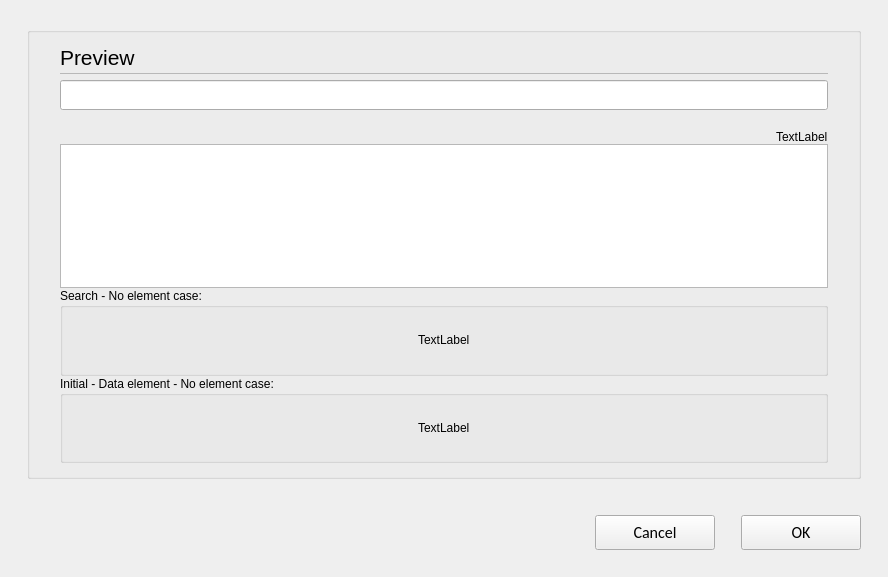
<?xml version="1.0" encoding="UTF-8"?>
<ui version="4.0">
 <class>C_SdNdeDbSelectDataPools</class>
 <widget class="QWidget" name="C_SdNdeDbSelectDataPools">
  <property name="geometry">
   <rect>
    <x>0</x>
    <y>0</y>
    <width>888</width>
    <height>577</height>
   </rect>
  </property>
  <property name="windowTitle">
   <string>C_SdNdeDbSelectDataPools</string>
  </property>
  <layout class="QVBoxLayout" name="verticalLayout">
   <property name="leftMargin">
    <number>27</number>
   </property>
   <property name="topMargin">
    <number>27</number>
   </property>
   <property name="rightMargin">
    <number>27</number>
   </property>
   <property name="bottomMargin">
    <number>0</number>
   </property>
   <item>
    <widget class="stw::opensyde_gui_elements::C_OgeGbx" name="pc_GroupBoxGeneral_5">
     <property name="title">
      <string/>
     </property>
     <layout class="QVBoxLayout" name="verticalLayout_6">
      <property name="spacing">
       <number>0</number>
      </property>
      <property name="leftMargin">
       <number>30</number>
      </property>
      <property name="rightMargin">
       <number>30</number>
      </property>
      <property name="bottomMargin">
       <number>13</number>
      </property>
      <item>
       <layout class="QHBoxLayout" name="horizontalLayout_7" stretch="0,1">
        <property name="spacing">
         <number>6</number>
        </property>
        <item>
         <widget class="stw::opensyde_gui_elements::C_OgeLabHeadingGroupBold" name="pc_LabelHeadingPreview">
          <property name="minimumSize">
           <size>
            <width>0</width>
            <height>30</height>
           </size>
          </property>
          <property name="maximumSize">
           <size>
            <width>16777215</width>
            <height>30</height>
           </size>
          </property>
          <property name="font">
           <font>
            <family>Segoe UI</family>
            <pointsize>16</pointsize>
           </font>
          </property>
          <property name="text">
           <string>Preview</string>
          </property>
         </widget>
        </item>
        <item>
         <spacer name="horizontalSpacer_10">
          <property name="orientation">
           <enum>Qt::Horizontal</enum>
          </property>
          <property name="sizeHint" stdset="0">
           <size>
            <width>40</width>
            <height>1</height>
           </size>
          </property>
         </spacer>
        </item>
       </layout>
      </item>
      <item>
       <layout class="QHBoxLayout" name="horizontalLayout_20" stretch="0">
        <property name="spacing">
         <number>0</number>
        </property>
        <property name="topMargin">
         <number>1</number>
        </property>
        <property name="rightMargin">
         <number>0</number>
        </property>
        <property name="bottomMargin">
         <number>0</number>
        </property>
        <item>
         <widget class="stw::opensyde_gui_elements::C_OgeFraSeparator" name="pc_Frame_3">
          <property name="minimumSize">
           <size>
            <width>0</width>
            <height>1</height>
           </size>
          </property>
          <property name="maximumSize">
           <size>
            <width>16777215</width>
            <height>1</height>
           </size>
          </property>
          <property name="frameShape">
           <enum>QFrame::StyledPanel</enum>
          </property>
          <property name="frameShadow">
           <enum>QFrame::Raised</enum>
          </property>
         </widget>
        </item>
       </layout>
      </item>
      <item>
       <spacer name="verticalSpacer_6">
        <property name="orientation">
         <enum>Qt::Vertical</enum>
        </property>
        <property name="sizeType">
         <enum>QSizePolicy::Fixed</enum>
        </property>
        <property name="sizeHint" stdset="0">
         <size>
          <width>6</width>
          <height>6</height>
         </size>
        </property>
       </spacer>
      </item>
      <item>
       <widget class="stw::opensyde_gui_elements::C_OgeLeProperties" name="pc_LineEditSearch">
        <property name="minimumSize">
         <size>
          <width>0</width>
          <height>30</height>
         </size>
        </property>
        <property name="maximumSize">
         <size>
          <width>16777215</width>
          <height>30</height>
         </size>
        </property>
       </widget>
      </item>
      <item>
       <layout class="QHBoxLayout" name="horizontalLayout_3">
        <property name="topMargin">
         <number>20</number>
        </property>
        <item>
         <spacer name="horizontalSpacer_7">
          <property name="orientation">
           <enum>Qt::Horizontal</enum>
          </property>
          <property name="sizeHint" stdset="0">
           <size>
            <width>1</width>
            <height>10</height>
           </size>
          </property>
         </spacer>
        </item>
        <item>
         <widget class="stw::opensyde_gui_elements::C_OgeLabGroupItem" name="pc_LabelSelection">
          <property name="text">
           <string>TextLabel</string>
          </property>
         </widget>
        </item>
       </layout>
      </item>
      <item>
       <widget class="stw::opensyde_gui::C_TblTreDataElementView" name="pc_TreeView"/>
      </item>
      <item>
       <widget class="stw::opensyde_gui_elements::C_OgeGbxTransparent" name="pc_GroupBoxSearchNoElementsFound">
        <property name="title">
         <string>Search - No element case:</string>
        </property>
        <layout class="QHBoxLayout" name="horizontalLayout">
         <item>
          <spacer name="horizontalSpacer">
           <property name="orientation">
            <enum>Qt::Horizontal</enum>
           </property>
           <property name="sizeHint" stdset="0">
            <size>
             <width>259</width>
             <height>20</height>
            </size>
           </property>
          </spacer>
         </item>
         <item>
          <layout class="QVBoxLayout" name="verticalLayout_2">
           <item>
            <spacer name="verticalSpacer">
             <property name="orientation">
              <enum>Qt::Vertical</enum>
             </property>
             <property name="sizeHint" stdset="0">
              <size>
               <width>20</width>
               <height>40</height>
              </size>
             </property>
            </spacer>
           </item>
           <item>
            <widget class="stw::opensyde_gui_elements::C_OgeLabGroupItem" name="pc_LabelSearchNoElementsFound">
             <property name="text">
              <string>TextLabel</string>
             </property>
            </widget>
           </item>
           <item>
            <spacer name="verticalSpacer_2">
             <property name="orientation">
              <enum>Qt::Vertical</enum>
             </property>
             <property name="sizeHint" stdset="0">
              <size>
               <width>20</width>
               <height>40</height>
              </size>
             </property>
            </spacer>
           </item>
          </layout>
         </item>
         <item>
          <spacer name="horizontalSpacer_2">
           <property name="orientation">
            <enum>Qt::Horizontal</enum>
           </property>
           <property name="sizeHint" stdset="0">
            <size>
             <width>259</width>
             <height>20</height>
            </size>
           </property>
          </spacer>
         </item>
        </layout>
       </widget>
      </item>
      <item>
       <widget class="stw::opensyde_gui_elements::C_OgeGbxTransparent" name="pc_GroupBoxInitialDataElementNoElements">
        <property name="title">
         <string>Initial - Data element - No element case:</string>
        </property>
        <layout class="QHBoxLayout" name="horizontalLayout_4">
         <item>
          <spacer name="horizontalSpacer_8">
           <property name="orientation">
            <enum>Qt::Horizontal</enum>
           </property>
           <property name="sizeHint" stdset="0">
            <size>
             <width>259</width>
             <height>20</height>
            </size>
           </property>
          </spacer>
         </item>
         <item>
          <layout class="QVBoxLayout" name="verticalLayout_7">
           <item>
            <spacer name="verticalSpacer_5">
             <property name="orientation">
              <enum>Qt::Vertical</enum>
             </property>
             <property name="sizeHint" stdset="0">
              <size>
               <width>20</width>
               <height>40</height>
              </size>
             </property>
            </spacer>
           </item>
           <item>
            <widget class="stw::opensyde_gui_elements::C_OgeLabGroupItem" name="pc_LabelInitialDataElementsNoElements">
             <property name="text">
              <string>TextLabel</string>
             </property>
            </widget>
           </item>
           <item>
            <spacer name="verticalSpacer_8">
             <property name="orientation">
              <enum>Qt::Vertical</enum>
             </property>
             <property name="sizeHint" stdset="0">
              <size>
               <width>20</width>
               <height>40</height>
              </size>
             </property>
            </spacer>
           </item>
          </layout>
         </item>
         <item>
          <spacer name="horizontalSpacer_11">
           <property name="orientation">
            <enum>Qt::Horizontal</enum>
           </property>
           <property name="sizeHint" stdset="0">
            <size>
             <width>259</width>
             <height>20</height>
            </size>
           </property>
          </spacer>
         </item>
        </layout>
       </widget>
      </item>
     </layout>
    </widget>
   </item>
   <item>
    <spacer name="pc_VerticalSpacerButtonsObove">
     <property name="orientation">
      <enum>Qt::Vertical</enum>
     </property>
     <property name="sizeType">
      <enum>QSizePolicy::Fixed</enum>
     </property>
     <property name="sizeHint" stdset="0">
      <size>
       <width>20</width>
       <height>30</height>
      </size>
     </property>
    </spacer>
   </item>
   <item>
    <layout class="QHBoxLayout" name="horizontalLayout_22">
     <item>
      <spacer name="horizontalSpacer_9">
       <property name="orientation">
        <enum>Qt::Horizontal</enum>
       </property>
       <property name="sizeHint" stdset="0">
        <size>
         <width>40</width>
         <height>20</height>
        </size>
       </property>
      </spacer>
     </item>
     <item>
      <widget class="stw::opensyde_gui_elements::C_OgePubCancel" name="pc_PushButtonCancel">
       <property name="minimumSize">
        <size>
         <width>120</width>
         <height>35</height>
        </size>
       </property>
       <property name="maximumSize">
        <size>
         <width>120</width>
         <height>35</height>
        </size>
       </property>
       <property name="font">
        <font>
         <family>Calibri</family>
         <pointsize>12</pointsize>
        </font>
       </property>
       <property name="text">
        <string>Cancel</string>
       </property>
      </widget>
     </item>
     <item>
      <spacer name="horizontalSpacer_4">
       <property name="orientation">
        <enum>Qt::Horizontal</enum>
       </property>
       <property name="sizeType">
        <enum>QSizePolicy::Fixed</enum>
       </property>
       <property name="sizeHint" stdset="0">
        <size>
         <width>20</width>
         <height>20</height>
        </size>
       </property>
      </spacer>
     </item>
     <item>
      <widget class="stw::opensyde_gui_elements::C_OgePubDialog" name="pc_PushButtonOk">
       <property name="minimumSize">
        <size>
         <width>120</width>
         <height>35</height>
        </size>
       </property>
       <property name="maximumSize">
        <size>
         <width>120</width>
         <height>35</height>
        </size>
       </property>
       <property name="font">
        <font>
         <family>Calibri</family>
         <pointsize>12</pointsize>
        </font>
       </property>
       <property name="text">
        <string>OK</string>
       </property>
      </widget>
     </item>
    </layout>
   </item>
   <item>
    <spacer name="verticalSpacer_7">
     <property name="orientation">
      <enum>Qt::Vertical</enum>
     </property>
     <property name="sizeType">
      <enum>QSizePolicy::Fixed</enum>
     </property>
     <property name="sizeHint" stdset="0">
      <size>
       <width>20</width>
       <height>27</height>
      </size>
     </property>
    </spacer>
   </item>
  </layout>
 </widget>
 <customwidgets>
  <customwidget>
   <class>stw::opensyde_gui_elements::C_OgeLabHeadingGroupBold</class>
   <extends>QLabel</extends>
   <header>C_OgeLabHeadingGroupBold.hpp</header>
  </customwidget>
  <customwidget>
   <class>stw::opensyde_gui_elements::C_OgeFraSeparator</class>
   <extends>QFrame</extends>
   <header>C_OgeFraSeparator.hpp</header>
   <container>1</container>
  </customwidget>
  <customwidget>
   <class>stw::opensyde_gui_elements::C_OgeLabGroupItem</class>
   <extends>QLabel</extends>
   <header>C_OgeLabGroupItem.hpp</header>
  </customwidget>
  <customwidget>
   <class>stw::opensyde_gui_elements::C_OgeLeProperties</class>
   <extends>QLineEdit</extends>
   <header>C_OgeLeProperties.hpp</header>
  </customwidget>
  <customwidget>
   <class>stw::opensyde_gui_elements::C_OgeGbxTransparent</class>
   <extends>QGroupBox</extends>
   <header>C_OgeGbxTransparent.hpp</header>
   <container>1</container>
  </customwidget>
  <customwidget>
   <class>stw::opensyde_gui_elements::C_OgePubDialog</class>
   <extends>QPushButton</extends>
   <header>C_OgePubDialog.hpp</header>
  </customwidget>
  <customwidget>
   <class>stw::opensyde_gui_elements::C_OgeGbx</class>
   <extends>QGroupBox</extends>
   <header>C_OgeGbx.hpp</header>
   <container>1</container>
  </customwidget>
  <customwidget>
   <class>stw::opensyde_gui_elements::C_OgePubCancel</class>
   <extends>QPushButton</extends>
   <header>C_OgePubCancel.hpp</header>
  </customwidget>
  <customwidget>
   <class>stw::opensyde_gui::C_TblTreDataElementView</class>
   <extends>QTreeView</extends>
   <header>C_TblTreDataElementView.hpp</header>
  </customwidget>
 </customwidgets>
 <resources/>
 <connections/>
</ui>
